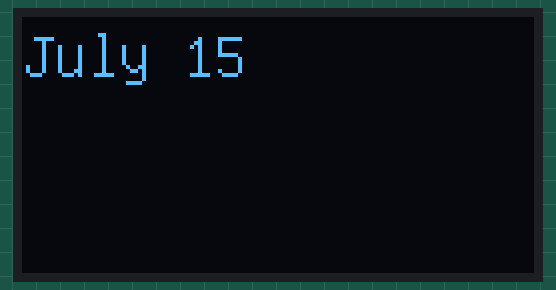
Simulated run of this sketch. Board: Arduino Uno, built with avr-gcc and run on an emulated ATmega328P. Parts: 128×64 one-colour display. What the sketch prints to the serial monitor is not drawn.

Above: at 0.1 s.
At 1.3 s:
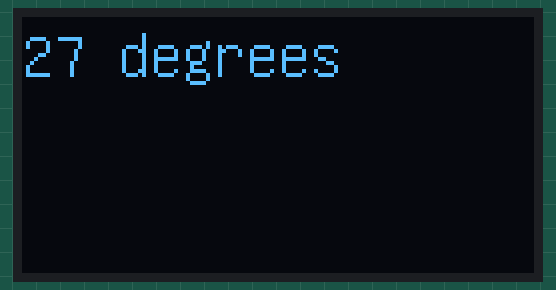
At 2.3 s:
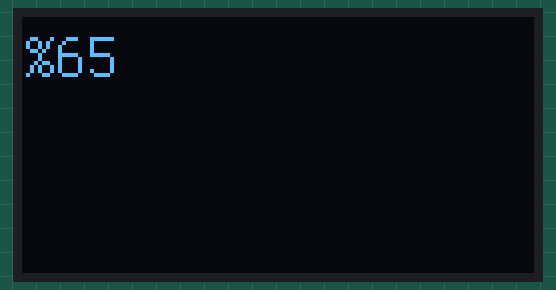
At 3.5 s:
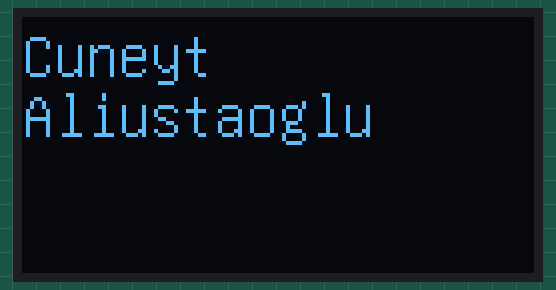

Measured:
- by itself, everything shown: repeats every 6.5 s, in 4 steps
- what the display in image 0 shows lasts 1.1 s, from 0.1 s to 1.2 s
- what the display in image 2 shows lasts 1.2 s, from 2.3 s to 3.5 s
- what the display in image 3 shows lasts 3.1 s, from 3.5 s to 6.6 s

The sketch:

MultiplePages.ino
```cpp
#include "U8glib.h"
#include <stdio.h>

U8GLIB_SSD1306_128X64 u8g(U8G_I2C_OPT_NONE|U8G_I2C_OPT_DEV_0);  // I2C / TWI

void pageTimeDay();     // Page-1
void pageTemperature(); // Page-2
void pageHumidity();    // Page-3
void pageInfo();        // Page-4

const int pageCount = 4;
int p;
void (*pages[pageCount])() = { pageTimeDay, pageTemperature, pageHumidity, pageInfo };
int duration [pageCount] = { 1000, 1000, 1000, 3000 };


void setup() {
  u8g.setFont(u8g_font_unifont);
  u8g.setColorIndex(1);
  p = 0;
  Serial.begin(9600);
}

void loop() {
  u8g.firstPage();
  do {
    (*pages[p])();
  } while( u8g.nextPage() );
  delay(duration[p]);
  p = p+1;
  if (p == pageCount)
    p=0;
}


void pageTimeDay() {
  Serial.write("Time Day");
  Serial.println();
  u8g.drawStr( 0, 15, "July 15");
  return 0;
}
void pageTemperature(){
  Serial.write("Temperature");
  Serial.println();
  u8g.drawStr( 0, 15, "27 degrees");
  return 0;
}
void pageHumidity() {
  Serial.write("Humidity");
  Serial.println();
  u8g.drawStr( 0, 15, "%65");
  return 0;
}
void pageInfo(){
  Serial.write("pageInfo");
  Serial.println();
  u8g.drawStr( 0, 15, "Cuneyt");
  u8g.drawStr( 0, 30, "Aliustaoglu");
  return 0;
}
```
